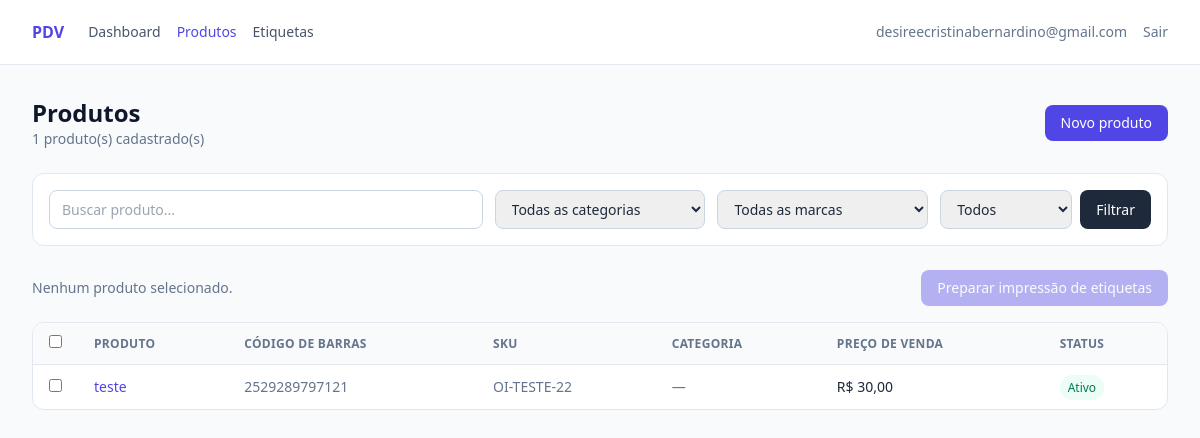
The app's page /app/produtos/ (signed in) with its own data.
### apps/accounts/models.py (models this page shows, shortened)
class User(AbstractUser):
    uuid = models.UUIDField(default=uuid.uuid4, editable=False, unique=True)
    tenant = models.ForeignKey(
        "companies.Tenant",
        on_delete=models.PROTECT,
        related_name="usuarios",
        null=True,
        blank=True,
        verbose_name="tenant",
        help_text=(
            "Tenant do usuário. Equipe da plataforma não possui tenant "
            "(acesso global via Django Admin)."
        ),
    )
    data_criacao = models.DateTimeField("criado em", auto_now_add=True)
    data_atualizacao = models.DateTimeField("atualizado em", auto_now=True)
    class Meta:
        verbose_name = "usuário"
        verbose_name_plural = "usuários"
        indexes = [
            models.Index(fields=["tenant", "username"]),
        ]
    objects = UserManager()
    def get_tenant(self):
        return self.tenant

### apps/products/models.py (models this page shows, shortened)
class Produto(TenantAwareModel):
    class UnidadeMedida(models.TextChoices):
        UN = "UN", "Unidade"
        KG = "KG", "Quilograma"
        G = "G", "Gramas"
        L = "L", "Litros"
        ML = "ML", "Mililitros"
        CX = "CX", "Caixa"
        PCT = "PCT", "Pacote"
    uuid = models.UUIDField(default=uuid.uuid4, editable=False, unique=True)
    tenant = models.ForeignKey(
        Tenant,
        on_delete=models.PROTECT,
        related_name="produtos",
        verbose_name="tenant",
    )
    nome = models.CharField("nome", max_length=200)
    sku = models.CharField("SKU", max_length=60, blank=True)
    codigo_barras = models.CharField(
        "código de barras",
        max_length=13,
        blank=True,
        help_text=(
            "EAN-13. Códigos gerados pelo sistema usam o prefixo 2 "
            "(faixa interna de uso da loja), não são GTIN registrados."
        ),
    )
    descricao = models.TextField("descrição", blank=True)
    tamanho = models.CharField("tamanho", max_length=50, blank=True)
    unidade_medida = models.CharField(
        "unidade de medida",
        max_length=3,
        choices=UnidadeMedida.choices,
        default=UnidadeMedida.UN,
    )
    categoria = models.ForeignKey(
        Categoria,
        on_delete=models.SET_NULL,
        related_name="produtos",
        null=True,
        blank=True,
        verbose_name="categoria",
    )
    marca = models.ForeignKey(
        Marca,
        on_delete=models.SET_NULL,
        related_name="produtos",
        null=True,
        blank=True,
        verbose_name="marca",
    )
    preco_custo = models.DecimalField(
        "preço de custo",
        max_digits=12,
        decimal_places=2,
        default=ZERO,
        validators=[MinValueValidator(ZERO)],
    )
    preco_venda = models.DecimalField(
        "preço de venda",
        max_digits=12,
        decimal_places=2,
        default=ZERO,
        validators=[MinValueValidator(ZERO)],
    )
    estoque_minimo = models.DecimalField(
        "estoque mínimo",
        max_digits=12,
        decimal_places=3,
        default=ZERO,
        validators=[MinValueValidator(ZERO)],
    )
    estoque_maximo = models.DecimalField(
        "estoque máximo",
        max_digits=12,
        decimal_places=3,
        null=True,
        blank=True,
        validators=[MinValueValidator(ZERO)],
    )
    ativo = models.BooleanField("ativo", default=True, db_index=True)
    observacao = models.TextField("observação", blank=True)
    data_cadastro = models.DateTimeField("criado em", auto_now_add=True)
    data_atualizacao = models.DateTimeField("atualizado em", auto_now=True)
    class Meta:
        verbose_name = "produto"
        verbose_name_plural = "produtos"
        ordering = ["nome"]
        constraints = [
            models.UniqueConstraint(
                fields=["tenant", "sku"],
                condition=~Q(sku=""),
                name="unique_produto_sku_per_tenant",
            ),
            models.UniqueConstraint(
                fields=["tenant", "codigo_barras"],
                condition=~Q(codigo_barras=""),
                name="unique_produto_codigo_barras_per_tenant",
            ),
        ]
        indexes = [
            models.Index(fields=["tenant", "nome"]),
            models.Index(fields=["tenant", "ativo"]),
            models.Index(fields=["tenant", "codigo_barras"]),
        ]

### apps/products/views.py (the view)
# urls.py: path("", views.lista, name="lista"),
@login_required
def lista(request):
    tenant = _tenant_atual(request)
    if tenant is None:
        return redirect("dashboard")
    termo = request.GET.get("q", "").strip()
    categoria_id = request.GET.get("categoria", "")
    marca_id = request.GET.get("marca", "")
    status = request.GET.get("status", "")
    queryset = buscar_produtos(
        tenant,
        termo=termo,
        categoria=categoria_id or None,
        marca=marca_id or None,
        status=status,
    )
    paginador = Paginator(queryset, PRODUTOS_POR_PAGINA)
    pagina = paginador.get_page(request.GET.get("page"))
    contexto = {
        "pagina": pagina,
        "termo": termo,
        "status": status,
        "categorias": Categoria.objects.for_tenant(tenant).filter(ativo=True),
        "marcas": Marca.objects.for_tenant(tenant).filter(ativo=True),
        "categoria_selecionada": categoria_id,
        "marca_selecionada": marca_id,
    }
    return render(request, "products/lista.html", contexto)

### apps/core/tenancy.py (called while the page is built)
    def for_tenant(self, tenant):
        return self.filter(tenant=tenant)

### apps/products/services.py (called while the page is built, shortened)
def buscar_produtos(
    tenant,
    *,
    termo="",
    categoria=None,
    marca=None,
    status="",
):
    queryset = Produto.objects.for_tenant(tenant).select_related(
        "categoria", "marca"
    )
    if categoria:
        queryset = queryset.filter(categoria=categoria)
    if marca:
        queryset = queryset.filter(marca=marca)
    if status == "ativos":
        queryset = queryset.filter(ativo=True)
    elif status == "inativos":
        queryset = queryset.filter(ativo=False)
    return queryset.distinct()

### apps/products/views.py (called while the page is built)
def _tenant_atual(request):
    tenant = request.user.get_tenant()
    if tenant is None:
        messages.info(
            request,
            "Usuário da plataforma não possui tenant para operar produtos.",
        )
        return None
    return tenant

### apps/products/templates/products/lista.html (shortened to what this page needs)
{% extends "app_base.html" %}
{% block nav_extra %}
<a href="{% url 'products:lista' %}" class="text-indigo-600 font-medium whitespace-nowrap">Produtos</a>
<a href="{% url 'labels:selecao' %}" class="hover:text-indigo-600 whitespace-nowrap">Etiquetas</a>
{% endblock %}
{% block app_content %}
<div class="flex flex-col sm:flex-row sm:items-center sm:justify-between gap-4 mb-6">
    <div>
        <h1 class="text-2xl font-bold text-slate-900">Produtos</h1>
        <p class="text-sm text-slate-500">{{ pagina.paginator.count }} produto(s) cadastrado(s)</p>
    </div>
    <a href="{% url 'products:novo' %}"
       class="inline-flex items-center rounded-lg bg-indigo-600 px-4 py-2 text-sm font-medium text-white hover:bg-indigo-700">
        Novo produto
    </a>
</div>
<form method="get" class="bg-white rounded-xl border border-slate-200 p-4 mb-6 grid grid-cols-1 md:grid-cols-5 gap-3">
    <input type="text" name="q" id="busca-produto" value="{{ termo }}"
           placeholder="Buscar produto..." autocomplete="off"
           class="md:col-span-2 rounded-lg border border-slate-300 px-3 py-2 text-sm focus:border-indigo-500 focus:outline-none focus:ring-1 focus:ring-indigo-500">
    <select name="categoria" class="rounded-lg border border-slate-300 px-3 py-2 text-sm focus:border-indigo-500 focus:outline-none">
        <option value="">Todas as categorias</option>
    </select>
    <select name="marca" class="rounded-lg border border-slate-300 px-3 py-2 text-sm focus:border-indigo-500 focus:outline-none">
        <option value="">Todas as marcas</option>
    </select>
    <div class="flex gap-2">
        <select name="status" class="w-full rounded-lg border border-slate-300 px-3 py-2 text-sm focus:border-indigo-500 focus:outline-none">
            <option value="">Todos</option>
        </select>
        <button type="submit" class="rounded-lg bg-slate-800 px-4 py-2 text-sm font-medium text-white hover:bg-slate-700">Filtrar</button>
    </div>
</form>
<div class="flex items-center justify-between gap-4 mb-4">
    <p id="resumo-selecao" class="text-sm text-slate-500">Nenhum produto selecionado.</p>
    <form method="post" action="{% url 'labels:selecao' %}" id="form-preparar-impressao">
        <button type="submit" id="botao-preparar-impressao" disabled
                class="rounded-lg bg-indigo-600 px-4 py-2 text-sm font-medium text-white hover:bg-indigo-700 disabled:opacity-40 disabled:cursor-not-allowed">
            Preparar impressão de etiquetas
        </button>
    </form>
</div>
<div class="bg-white rounded-xl border border-slate-200 overflow-hidden">
    <table class="min-w-full divide-y divide-slate-200 text-sm">
        <thead class="bg-slate-50 text-left text-xs uppercase tracking-wide text-slate-500">
            <tr>
                <th class="px-4 py-3 w-10">
                    <input type="checkbox" id="selecionar-todos" class="rounded border-slate-300 text-indigo-600 focus:ring-indigo-500">
                </th>
                <th class="px-4 py-3">Produto</th>
                <th class="px-4 py-3">Código de barras</th>
                <th class="px-4 py-3">SKU</th>
                <th class="px-4 py-3">Categoria</th>
                <th class="px-4 py-3">Preço de venda</th>
                <th class="px-4 py-3">Status</th>
            </tr>
        </thead>
        <tbody id="tabela-produtos" class="divide-y divide-slate-100">
            {% for produto in pagina %}
                <tr class="hover:bg-slate-50" data-uuid="{{ produto.uuid }}">
                    <td class="px-4 py-3">
                        <input type="checkbox" class="produto-check rounded border-slate-300 text-indigo-600 focus:ring-indigo-500" value="{{ produto.uuid }}">
                    </td>
                    <td class="px-4 py-3">
                        <a href="{% url 'products:detalhe' produto.uuid %}" class="font-medium text-indigo-600 hover:text-indigo-800">{{ produto.nome }}</a>
                    </td>
                    <td class="px-4 py-3 text-slate-500">{{ produto.codigo_barras|default:"—" }}</td>
                    <td class="px-4 py-3 text-slate-500">{{ produto.sku|default:"—" }}</td>
                    <td class="px-4 py-3 text-slate-500">{{ produto.categoria|default:"—" }}</td>
                    <td class="px-4 py-3">R$ {{ produto.preco_venda }}</td>
                    <td class="px-4 py-3">
                        {% if produto.ativo %}
                            <span class="rounded-full bg-emerald-50 px-2 py-1 text-xs font-medium text-emerald-700">Ativo</span>
                        {% else %}
                            <span class="rounded-full bg-red-50 px-2 py-1 text-xs font-medium text-red-700">Inativo</span>
                        {% endif %}
                    </td>
                </tr>
            {% empty %}
                <tr id="linha-vazia">
                    <td colspan="7" class="px-4 py-10 text-center text-slate-400">
                        Nenhum produto encontrado.
                    </td>
                </tr>
            {% endfor %}
        </tbody>
    </table>
</div>
{% endblock %}

### frontend/templates/app_base.html (shortened to what this page needs)
{% extends "base.html" %}
{% block content %}
<header class="bg-white border-b border-slate-200">
    <div class="max-w-7xl mx-auto px-4 sm:px-6 lg:px-8 h-16 flex items-center justify-between gap-4">
        <div class="flex items-center gap-6 overflow-x-auto">
            <a href="/" class="font-bold text-indigo-600 whitespace-nowrap">PDV</a>
            <nav class="flex items-center gap-4 text-sm text-slate-600">
                <a href="{% url 'dashboard' %}" class="hover:text-indigo-600 whitespace-nowrap">Dashboard</a>
                {% block nav_extra %}{% endblock %}
            </nav>
        </div>
        <div class="flex items-center gap-4 text-sm">
            <span class="text-slate-500 hidden sm:inline">{{ user.get_full_name|default:user.username }}</span>
            <form method="post" action="{% url 'logout' %}">
                <button type="submit" class="text-slate-500 hover:text-red-600">Sair</button>
            </form>
        </div>
    </div>
</header>
<main class="max-w-7xl mx-auto px-4 sm:px-6 lg:px-8 py-8">
    {% block app_content %}{% endblock %}
</main>
{% endblock %}

### records on screen
User: get_full_name "desireecristinabernardino@gmail.com"
Produto: nome "teste", codigo_barras "2529289797121", sku "OI-TESTE-22", categoria "—", preco_venda "30,00", ativo "Ativo"

### other values on screen
{{ pagina.paginator.count }} "1"
